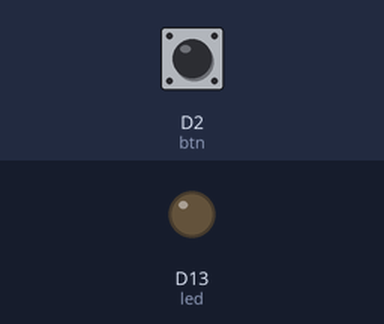
This sketch was run on a simulated Arduino MKR. Shown: output pins drawn as LEDs (lit = HIGH). The inputs (shaded band) are chosen by the test bench; at power-on: D2 (btn) HIGH. WiFi joins after 1.5 s; servers stay silent unless stated.

Above: at 3.0 s.
3.1 s: D2 (btn) pulled LOW for 0.15 s
At 3.2 s:
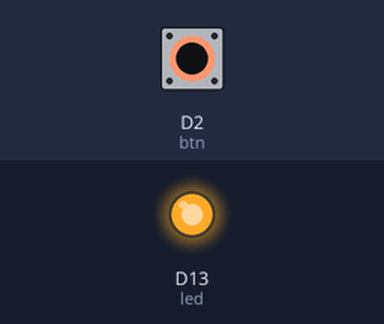
4.8 s: D2 (btn) pulled LOW for 3.2 s
At 8.5 s:
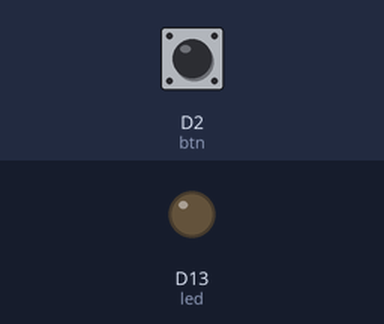
Timing chart, 0 to 10.0 s (numbered marks = the images above; inputs shaded):
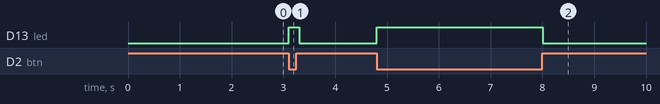

Measured:
- after the input at 3.1 s, D13 (led): LOW → HIGH at once, → LOW 0.20 s later
- after the input at 4.8 s, D13 (led): LOW → HIGH at once, → LOW 3.2 s later

The sketch:

button.ino
```cpp
// (licence header left out)
/* Comment this out to disable prints and save space */
#include <SPI.h>
#include <WiFiNINA.h>
#include <BlynkSimpleWiFiNINA.h>
#include "data.h"

#define btn 2
#define led 13
// You should get Auth Token in the Blynk App.
// Go to the Project Settings (nut icon).
char auth[] = AUTH;

// Your WiFi credentials.
// Set password to "" for open networks.
char ssid[] = SSID;
char pass[] = PASS;

BlynkTimer timer;


void setup()
{
  // Debug console
  Serial.begin(9600);
  pinMode(btn, INPUT_PULLUP);
  pinMode(led, OUTPUT);
  Blynk.begin(auth, ssid, pass);
  timer.setInterval(100, myTimerEvent);
}

void loop()
{
  Blynk.run();
  timer.run();

}

void myTimerEvent() {
  int sensorVal = digitalRead(btn);
  if(sensorVal == LOW){
    digitalWrite(led,HIGH);
    Blynk.virtualWrite(V4,255);

  }else{
    digitalWrite(led,LOW);
    Blynk.virtualWrite(V4,0);

  }
}
```

data.h
```cpp
#define AUTH "oNIb_n0TzanMBbP_4j0JOVCkgeV99lYG"
#define SSID "robert_hsu_home"
#define PASS "0926656000"
```
